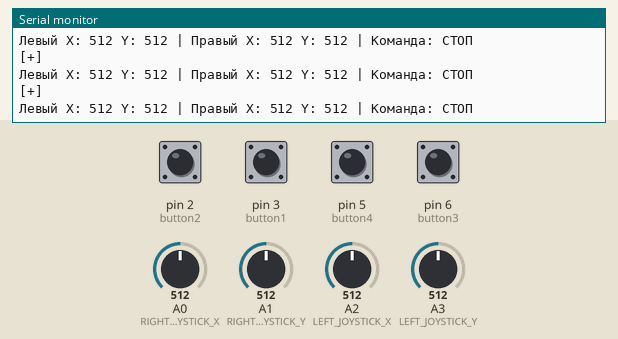
The sketch below on a simulated Arduino Uno, built with avr-gcc and run on an emulated ATmega328P. Shown: the last lines printed to the serial monitor. Inputs (shaded band) come from the test bench; at power-on: pin 2 (button2), pin 3 (button1), pin 5 (button4), pin 6 (button3) HIGH, A1 (RIGHT_JOYSTICK_Y) = 512, A0 (RIGHT_JOYSTICK_X) = 512, A2 (LEFT_JOYSTICK_X) = 512, A3 (LEFT_JOYSTICK_Y) = 512. No radio packets arrive unless stated.

Above: at 2.0 s.
2.1 s: A1 (RIGHT_JOYSTICK_Y) set to 586
At 2.9 s:
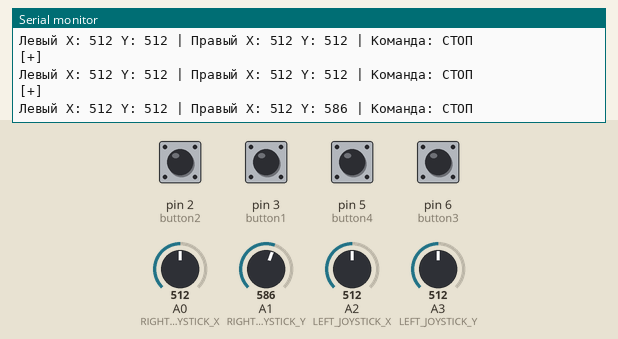
3.6 s: A1 (RIGHT_JOYSTICK_Y) set to 619
At 4.1 s:
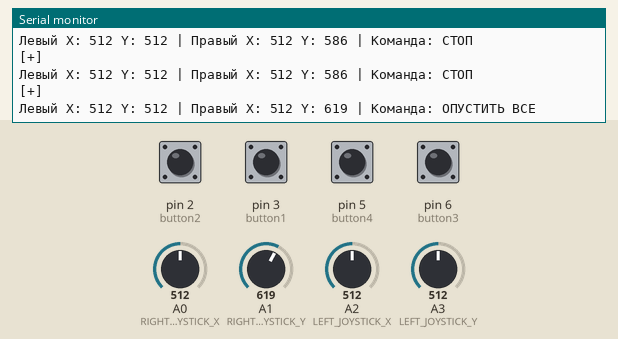
5.7 s: A0 (RIGHT_JOYSTICK_X) set to 590
At 6.5 s:
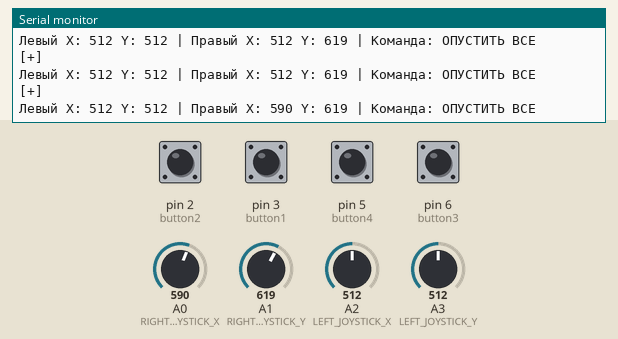
7.2 s: A0 (RIGHT_JOYSTICK_X) set to 616
At 7.8 s:
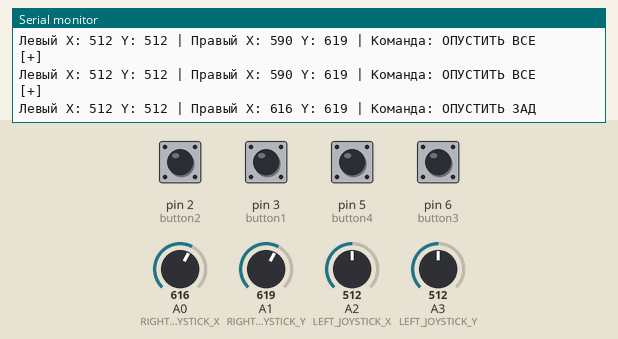
9.3 s: A2 (LEFT_JOYSTICK_X) set to 582
At 10.2 s:
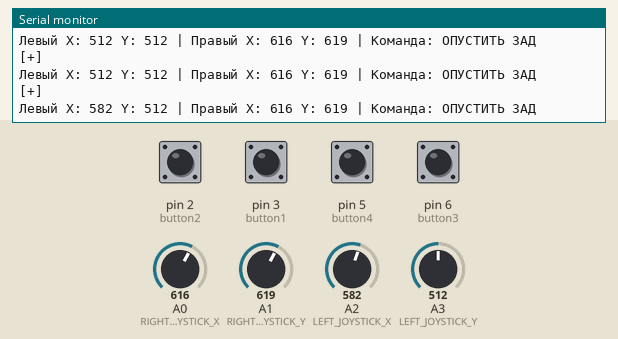
10.8 s: A2 (LEFT_JOYSTICK_X) set to 611
At 11.4 s:
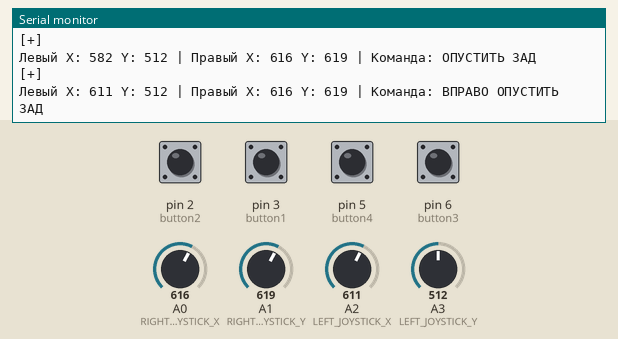

The sketch:

dog-jostic1.ino
```cpp
#include <SPI.h>
#include <nRF24L01.h>
#include <RF24.h>

// Конфигурация NRF24L01
#define CE_PIN   7
#define CSN_PIN 8
const byte slaveAddress[4] = {'F','A','S','S'};
RF24 radio(CE_PIN, CSN_PIN); // Create a Radio

// Пины джойстиков
const int LEFT_JOYSTICK_X = A2;
const int LEFT_JOYSTICK_Y = A3;
const int RIGHT_JOYSTICK_X = A0;
const int RIGHT_JOYSTICK_Y = A1;

struct RemoteData {
  int leftX;
  int leftY;
  int rightX;
  int rightY;
  int btn1;
  int btn2;
  int btn3;
  int btn4;
  int checksum; // Добавляем поле для контрольной суммы
};

// Параметры калибровки
const int NEUTRAL_ZONE = 50;  // Зона нечувствительности
const int MIN_THRESHOLD = 400; // Нижний порог активации
const int MAX_THRESHOLD = 600; // Верхний порог активации

const int button1 = 3;
const int button2 = 2;
const int button3 = 6;
const int button4 = 5;

// Таймер для отправки данных
unsigned long lastSendTime = 0;
const int SEND_INTERVAL = 500; // Интервал отправки (мс)

void setup() {
  Serial.begin(115200);
  Serial.println("Инициализация пульта управления...");

  // Настройка пинов джойстиков
  pinMode(LEFT_JOYSTICK_X, INPUT);
  pinMode(LEFT_JOYSTICK_Y, INPUT);
  pinMode(RIGHT_JOYSTICK_X, INPUT);
  pinMode(RIGHT_JOYSTICK_Y, INPUT);

    radio.begin();
    radio.setDataRate( RF24_250KBPS );
    //radio.setRetries(1,1); // delay, count
    radio.openWritingPipe(slaveAddress);
    radio.setChannel(98);
     radio.setAutoAck(true);

  while (!radio.isChipConnected()) {
    Serial.println("Ошибка: nRF24L01 не подключен!");
    delay(1000);
  }

  pinMode(button1, INPUT_PULLUP);
  pinMode(button2, INPUT_PULLUP);
  pinMode(button3, INPUT_PULLUP);
  pinMode(button4, INPUT_PULLUP);

  Serial.println("Пульт готов к работе");
}

void loop() {
  // Чтение значений с джойстиков
  RemoteData data;

  // Отправка данных с заданным интервалом
  if (millis() - lastSendTime >= SEND_INTERVAL) {
    data.leftX = analogRead(LEFT_JOYSTICK_X);
    data.leftY = analogRead(LEFT_JOYSTICK_Y);
    data.rightX = analogRead(RIGHT_JOYSTICK_X);
    data.rightY = analogRead(RIGHT_JOYSTICK_Y);


    data.btn1 = !digitalRead(button1); // Инвертируем, так как INPUT_PULLUP
    data.btn2 = !digitalRead(button2);
    data.btn3 = !digitalRead(button3);
    data.btn4 = !digitalRead(button4);

    applyCalibration(data);

    // Вычисление контрольной суммы
    data.checksum = data.leftX +data.leftY +data.rightX +data.rightY +data.btn1+data.btn2+data.btn3+data.btn4;

    bool result = radio.write(&data, sizeof(data));
    if (result) {
        Serial.println("[+]");
    }
    else {
        Serial.print("-");
    }


    lastSendTime = millis();
  }

  // Вывод значений в Serial для отладки
  static unsigned long lastPrintTime = 0;
  if (millis() - lastPrintTime > 500) {
    printJoystickData(data);
    lastPrintTime = millis();
  }
  delay(300);
}

// Применение калибровки и зоны нечувствительности
void applyCalibration(RemoteData &data) {
  // Левый джойстик (движение)
  data.leftX = mapAndFilter(data.leftX);
  data.leftY = mapAndFilter(data.leftY);

  // Правый джойстик (высота)
  data.rightX = mapAndFilter(data.rightX);
  data.rightY = mapAndFilter(data.rightY);
}

// Фильтрация значений и преобразование в диапазон 0-1023
int mapAndFilter(int value) {
  // Применение зоны нечувствительности
  if (abs(value - 512) < NEUTRAL_ZONE) {
    return 512; // Нейтральное положение
  }
  return value;
}

// Вывод данных джойстиков в Serial
void printJoystickData(RemoteData data) {
  Serial.print("Левый X: ");
  Serial.print(data.leftX);
  Serial.print(" Y: ");
  Serial.print(data.leftY);

  Serial.print(" | Правый X: ");
  Serial.print(data.rightX);
  Serial.print(" Y: ");
  Serial.print(data.rightY);

  // Расшифровка команд
  Serial.print(" | Команда: ");

  // Движение
  if (data.leftY < MIN_THRESHOLD) {
    Serial.print("ВПЕРЕД ");
  } else if (data.leftY > MAX_THRESHOLD) {
    Serial.print("НАЗАД ");
  }

  if (data.leftX < MIN_THRESHOLD) {
    Serial.print("ВЛЕВО ");
  } else if (data.leftX > MAX_THRESHOLD) {
    Serial.print("ВПРАВО ");
  }

  // Управление высотой
  if (data.rightY < MIN_THRESHOLD) {
    if (data.rightX < MIN_THRESHOLD) {
      Serial.print("ПОДНЯТЬ ПЕРЕД ");
    } else if (data.rightX > MAX_THRESHOLD) {
      Serial.print("ПОДНЯТЬ ЗАД ");
    } else {
      Serial.print("ПОДНЯТЬ ВСЕ ");
    }
  } else if (data.rightY > MAX_THRESHOLD) {
    if (data.rightX < MIN_THRESHOLD) {
      Serial.print("ОПУСТИТЬ ПЕРЕД ");
    } else if (data.rightX > MAX_THRESHOLD) {
      Serial.print("ОПУСТИТЬ ЗАД ");
    } else {
      Serial.print("ОПУСТИТЬ ВСЕ ");
    }
  }

  if (data.leftX >= MIN_THRESHOLD && data.leftX <= MAX_THRESHOLD &&
      data.leftY >= MIN_THRESHOLD && data.leftY <= MAX_THRESHOLD &&
      data.rightY >= MIN_THRESHOLD && data.rightY <= MAX_THRESHOLD) {
    Serial.print("СТОП");
  }

  Serial.println();
}
```

Measured:
- the behaviour switches between 600 and 601 on A1 (RIGHT_JOYSTICK_Y) (found by bisection; images 1 and 2)
- the behaviour switches between 600 and 601 on A0 (RIGHT_JOYSTICK_X) (found by bisection; images 3 and 4)
- the behaviour switches between 600 and 601 on A2 (LEFT_JOYSTICK_X) (found by bisection; images 5 and 6)
- after the input at 2.1 s, the serial monitor: prints a new line after 0.32 s (image 1)
- after the input at 3.6 s, the serial monitor: prints a new line at once (image 2)
- after the input at 5.7 s, the serial monitor: prints a new line after 0.35 s (image 3)
- after the input at 7.2 s, the serial monitor: prints a new line after 0.06 s (image 4)
- after the input at 9.3 s, the serial monitor: prints a new line after 0.38 s (image 5)
- after the input at 10.8 s, the serial monitor: prints a new line after 0.09 s (image 6)
